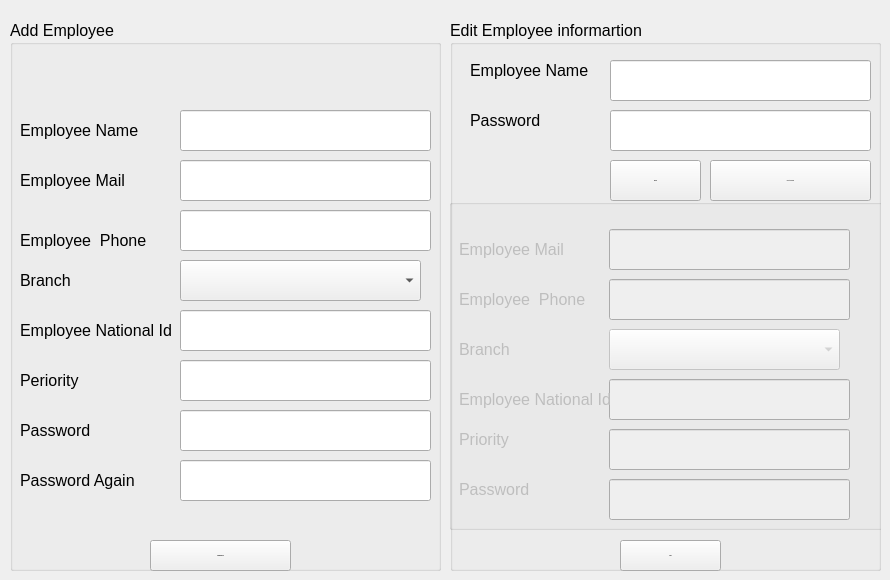
      <widget class="QWidget" name="tab">
       <attribute name="title">
        <string>Add Employee</string>
       </attribute>
       <widget class="QGroupBox" name="groupBox_5">
        <property name="geometry">
         <rect>
          <x>10</x>
          <y>20</y>
          <width>431</width>
          <height>551</height>
         </rect>
        </property>
        <property name="font">
         <font>
          <family>Segoe UI</family>
          <pointsize>12</pointsize>
         </font>
        </property>
        <property name="title">
         <string>Add Employee</string>
        </property>
        <widget class="QLabel" name="label_19">
         <property name="geometry">
          <rect>
           <x>10</x>
           <y>100</y>
           <width>121</width>
           <height>21</height>
          </rect>
         </property>
         <property name="font">
          <font>
           <pointsize>12</pointsize>
          </font>
         </property>
         <property name="text">
          <string>Employee Name</string>
         </property>
        </widget>
        <widget class="QLabel" name="label_34">
         <property name="geometry">
          <rect>
           <x>10</x>
           <y>400</y>
           <width>81</width>
           <height>21</height>
          </rect>
         </property>
         <property name="font">
          <font>
           <pointsize>12</pointsize>
          </font>
         </property>
         <property name="text">
          <string>Password</string>
         </property>
        </widget>
        <widget class="QLabel" name="label_35">
         <property name="geometry">
          <rect>
           <x>10</x>
           <y>450</y>
           <width>131</width>
           <height>21</height>
          </rect>
         </property>
         <property name="font">
          <font>
           <pointsize>12</pointsize>
          </font>
         </property>
         <property name="text">
          <string>Password Again</string>
         </property>
        </widget>
        <widget class="QLabel" name="label_36">
         <property name="geometry">
          <rect>
           <x>10</x>
           <y>210</y>
           <width>141</width>
           <height>21</height>
          </rect>
         </property>
         <property name="font">
          <font>
           <pointsize>12</pointsize>
          </font>
         </property>
         <property name="text">
          <string>Employee  Phone</string>
         </property>
        </widget>
        <widget class="QLineEdit" name="lineEdit_22">
         <property name="geometry">
          <rect>
           <x>170</x>
           <y>90</y>
           <width>251</width>
           <height>41</height>
          </rect>
         </property>
         <property name="font">
          <font>
           <pointsize>12</pointsize>
          </font>
         </property>
        </widget>
        <widget class="QLineEdit" name="lineEdit_23">
         <property name="geometry">
          <rect>
           <x>170</x>
           <y>190</y>
           <width>251</width>
           <height>41</height>
          </rect>
         </property>
         <property name="font">
          <font>
           <pointsize>12</pointsize>
          </font>
         </property>
        </widget>
        <widget class="QPushButton" name="pushButton_17">
         <property name="geometry">
          <rect>
           <x>140</x>
           <y>520</y>
           <width>141</width>
           <height>31</height>
          </rect>
         </property>
         <property name="font">
          <font>
           <family>Segoe UI</family>
           <pointsize>-1</pointsize>
           <weight>75</weight>
           <bold>true</bold>
          </font>
         </property>
         <property name="text">
          <string>Add Employee</string>
         </property>
        </widget>
        <widget class="QLabel" name="label_51">
         <property name="geometry">
          <rect>
           <x>10</x>
           <y>150</y>
           <width>121</width>
           <height>21</height>
          </rect>
         </property>
         <property name="font">
          <font>
           <pointsize>12</pointsize>
          </font>
         </property>
         <property name="text">
          <string>Employee Mail</string>
         </property>
        </widget>
        <widget class="QLineEdit" name="lineEdit_30">
         <property name="geometry">
          <rect>
           <x>170</x>
           <y>140</y>
           <width>251</width>
           <height>41</height>
          </rect>
         </property>
         <property name="font">
          <font>
           <pointsize>12</pointsize>
          </font>
         </property>
        </widget>
        <widget class="QLineEdit" name="lineEdit_38">
         <property name="geometry">
          <rect>
           <x>170</x>
           <y>290</y>
           <width>251</width>
           <height>41</height>
          </rect>
         </property>
         <property name="font">
          <font>
           <pointsize>12</pointsize>
          </font>
         </property>
        </widget>
        <widget class="QLabel" name="label_42">
         <property name="geometry">
          <rect>
           <x>10</x>
           <y>300</y>
           <width>151</width>
           <height>21</height>
          </rect>
         </property>
         <property name="font">
          <font>
           <pointsize>12</pointsize>
          </font>
         </property>
         <property name="text">
          <string>Employee National Id</string>
         </property>
        </widget>
        <widget class="QLabel" name="label_46">
         <property name="geometry">
          <rect>
           <x>10</x>
           <y>350</y>
           <width>81</width>
           <height>21</height>
          </rect>
         </property>
         <property name="font">
          <font>
           <pointsize>12</pointsize>
          </font>
         </property>
         <property name="text">
          <string>Periority</string>
         </property>
        </widget>
        <widget class="QLineEdit" name="lineEdit_39">
         <property name="geometry">
          <rect>
           <x>170</x>
           <y>340</y>
           <width>251</width>
           <height>41</height>
          </rect>
         </property>
         <property name="font">
          <font>
           <pointsize>12</pointsize>
          </font>
         </property>
        </widget>
        <widget class="QLineEdit" name="lineEdit_40">
         <property name="geometry">
          <rect>
           <x>170</x>
           <y>390</y>
           <width>251</width>
           <height>41</height>
          </rect>
         </property>
         <property name="font">
          <font>
           <pointsize>12</pointsize>
          </font>
         </property>
         <property name="echoMode">
          <enum>QLineEdit::Password</enum>
         </property>
        </widget>
        <widget class="QLineEdit" name="lineEdit_41">
         <property name="geometry">
          <rect>
           <x>170</x>
           <y>440</y>
           <width>251</width>
           <height>41</height>
          </rect>
         </property>
         <property name="font">
          <font>
           <pointsize>12</pointsize>
          </font>
         </property>
         <property name="echoMode">
          <enum>QLineEdit::Password</enum>
         </property>
        </widget>
        <widget class="QLabel" name="label_50">
         <property name="geometry">
          <rect>
           <x>10</x>
           <y>250</y>
           <width>121</width>
           <height>21</height>
          </rect>
         </property>
         <property name="font">
          <font>
           <pointsize>12</pointsize>
          </font>
         </property>
         <property name="text">
          <string>Branch</string>
         </property>
        </widget>
        <widget class="QComboBox" name="comboBox_9">
         <property name="geometry">
          <rect>
           <x>170</x>
           <y>240</y>
           <width>241</width>
           <height>41</height>
          </rect>
         </property>
        </widget>
       </widget>
       <widget class="QGroupBox" name="groupBox_6">
        <property name="geometry">
         <rect>
          <x>450</x>
          <y>20</y>
          <width>431</width>
          <height>551</height>
         </rect>
        </property>
        <property name="font">
         <font>
          <family>Segoe UI</family>
          <pointsize>12</pointsize>
         </font>
        </property>
        <property name="title">
         <string>Edit Employee informartion</string>
        </property>
        <widget class="QLabel" name="label_58">
         <property name="geometry">
          <rect>
           <x>20</x>
           <y>40</y>
           <width>141</width>
           <height>21</height>
          </rect>
         </property>
         <property name="font">
          <font>
           <pointsize>12</pointsize>
          </font>
         </property>
         <property name="text">
          <string>Employee Name</string>
         </property>
        </widget>
        <widget class="QLabel" name="label_60">
         <property name="geometry">
          <rect>
           <x>20</x>
           <y>90</y>
           <width>131</width>
           <height>21</height>
          </rect>
         </property>
         <property name="font">
          <font>
           <pointsize>12</pointsize>
          </font>
         </property>
         <property name="text">
          <string>Password </string>
         </property>
        </widget>
        <widget class="QLineEdit" name="lineEdit_48">
         <property name="geometry">
          <rect>
           <x>160</x>
           <y>40</y>
           <width>261</width>
           <height>41</height>
          </rect>
         </property>
         <property name="font">
          <font>
           <pointsize>12</pointsize>
          </font>
         </property>
        </widget>
        <widget class="QPushButton" name="pushButton_24">
         <property name="geometry">
          <rect>
           <x>170</x>
           <y>520</y>
           <width>101</width>
           <height>31</height>
          </rect>
         </property>
         <property name="font">
          <font>
           <family>Segoe UI</family>
           <pointsize>-1</pointsize>
           <weight>75</weight>
           <bold>true</bold>
          </font>
         </property>
         <property name="text">
          <string>Seve</string>
         </property>
        </widget>
        <widget class="QPushButton" name="pushButton_32">
         <property name="geometry">
          <rect>
           <x>160</x>
           <y>140</y>
           <width>91</width>
           <height>41</height>
          </rect>
         </property>
         <property name="font">
          <font>
           <family>Segoe UI</family>
           <pointsize>-1</pointsize>
           <weight>75</weight>
           <bold>true</bold>
          </font>
         </property>
         <property name="text">
          <string>Check</string>
         </property>
        </widget>
        <widget class="QPushButton" name="pushButton_34">
         <property name="geometry">
          <rect>
           <x>260</x>
           <y>140</y>
           <width>161</width>
           <height>41</height>
          </rect>
         </property>
         <property name="font">
          <font>
           <pointsize>-1</pointsize>
          </font>
         </property>
         <property name="text">
          <string>Forget Password</string>
         </property>
        </widget>
        <widget class="QLineEdit" name="lineEdit_50">
         <property name="geometry">
          <rect>
           <x>160</x>
           <y>90</y>
           <width>261</width>
           <height>41</height>
          </rect>
         </property>
         <property name="font">
          <font>
           <pointsize>12</pointsize>
          </font>
         </property>
         <property name="echoMode">
          <enum>QLineEdit::Password</enum>
         </property>
        </widget>
        <widget class="QGroupBox" name="groupBox_12">
         <property name="enabled">
          <bool>false</bool>
         </property>
         <property name="geometry">
          <rect>
           <x>-1</x>
           <y>179</y>
           <width>461</width>
           <height>331</height>
          </rect>
         </property>
         <property name="title">
          <string/>
         </property>
         <widget class="QLineEdit" name="lineEdit_52">
          <property name="geometry">
           <rect>
            <x>160</x>
            <y>30</y>
            <width>241</width>
            <height>41</height>
           </rect>
          </property>
          <property name="font">
           <font>
            <pointsize>12</pointsize>
           </font>
          </property>
         </widget>
         <widget class="QLineEdit" name="lineEdit_53">
          <property name="geometry">
           <rect>
            <x>160</x>
            <y>180</y>
            <width>241</width>
            <height>41</height>
           </rect>
          </property>
          <property name="font">
           <font>
            <pointsize>12</pointsize>
           </font>
          </property>
         </widget>
         <widget class="QLabel" name="label_52">
          <property name="geometry">
           <rect>
            <x>10</x>
            <y>140</y>
            <width>121</width>
            <height>21</height>
           </rect>
          </property>
          <property name="font">
           <font>
            <pointsize>12</pointsize>
           </font>
          </property>
          <property name="text">
           <string>Branch</string>
          </property>
         </widget>
         <widget class="QLabel" name="label_65">
          <property name="geometry">
           <rect>
            <x>10</x>
            <y>190</y>
            <width>151</width>
            <height>21</height>
           </rect>
          </property>
          <property name="font">
           <font>
            <pointsize>12</pointsize>
           </font>
          </property>
          <property name="text">
           <string>Employee National Id</string>
          </property>
         </widget>
         <widget class="QLabel" name="label_61">
          <property name="geometry">
           <rect>
            <x>10</x>
            <y>90</y>
            <width>141</width>
            <height>21</height>
           </rect>
          </property>
          <property name="font">
           <font>
            <pointsize>12</pointsize>
           </font>
          </property>
          <property name="text">
           <string>Employee  Phone</string>
          </property>
         </widget>
         <widget class="QComboBox" name="comboBox_10">
          <property name="geometry">
           <rect>
            <x>160</x>
            <y>130</y>
            <width>231</width>
            <height>41</height>
           </rect>
          </property>
         </widget>
         <widget class="QLabel" name="label_59">
          <property name="geometry">
           <rect>
            <x>10</x>
            <y>280</y>
            <width>81</width>
            <height>21</height>
           </rect>
          </property>
          <property name="font">
           <font>
            <pointsize>12</pointsize>
           </font>
          </property>
          <property name="text">
           <string>Password</string>
          </property>
         </widget>
         <widget class="QLabel" name="label_47">
          <property name="geometry">
           <rect>
            <x>10</x>
            <y>230</y>
            <width>91</width>
            <height>21</height>
           </rect>
          </property>
          <property name="font">
           <font>
            <pointsize>12</pointsize>
           </font>
          </property>
          <property name="text">
           <string>Priority</string>
          </property>
         </widget>
         <widget class="QLineEdit" name="lineEdit_54">
          <property name="geometry">
           <rect>
            <x>160</x>
            <y>230</y>
            <width>241</width>
            <height>41</height>
           </rect>
          </property>
          <property name="font">
           <font>
            <pointsize>12</pointsize>
           </font>
          </property>
         </widget>
         <widget class="QLabel" name="label_64">
          <property name="geometry">
           <rect>
            <x>10</x>
            <y>40</y>
            <width>121</width>
            <height>21</height>
           </rect>
          </property>
          <property name="font">
           <font>
            <pointsize>12</pointsize>
           </font>
          </property>
          <property name="text">
           <string>Employee Mail</string>
          </property>
         </widget>
         <widget class="QLineEdit" name="lineEdit_49">
          <property name="geometry">
           <rect>
            <x>160</x>
            <y>80</y>
            <width>241</width>
            <height>41</height>
           </rect>
          </property>
          <property name="font">
           <font>
            <pointsize>12</pointsize>
           </font>
          </property>
         </widget>
         <widget class="QLineEdit" name="lineEdit_55">
          <property name="geometry">
           <rect>
            <x>160</x>
            <y>280</y>
            <width>241</width>
            <height>41</height>
           </rect>
          </property>
          <property name="font">
           <font>
            <pointsize>12</pointsize>
           </font>
          </property>
         </widget>
        </widget>
       </widget>
      </widget>
